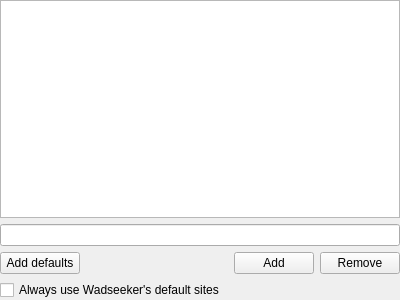
<?xml version="1.0" encoding="UTF-8"?>
<ui version="4.0">
 <class>CFGWadseekerSites</class>
 <widget class="QWidget" name="CFGWadseekerSites">
  <property name="geometry">
   <rect>
    <x>0</x>
    <y>0</y>
    <width>400</width>
    <height>300</height>
   </rect>
  </property>
  <layout class="QVBoxLayout" name="verticalLayout">
   <property name="leftMargin">
    <number>0</number>
   </property>
   <property name="topMargin">
    <number>0</number>
   </property>
   <property name="rightMargin">
    <number>0</number>
   </property>
   <property name="bottomMargin">
    <number>0</number>
   </property>
   <item>
    <widget class="QListView" name="lstUrls">
     <property name="dragEnabled">
      <bool>true</bool>
     </property>
     <property name="dragDropOverwriteMode">
      <bool>false</bool>
     </property>
     <property name="dragDropMode">
      <enum>QAbstractItemView::InternalMove</enum>
     </property>
     <property name="selectionMode">
      <enum>QAbstractItemView::ExtendedSelection</enum>
     </property>
     <property name="movement">
      <enum>QListView::Free</enum>
     </property>
    </widget>
   </item>
   <item>
    <widget class="QLineEdit" name="leUrl"/>
   </item>
   <item>
    <layout class="QHBoxLayout" name="horizontalLayout">
     <item>
      <widget class="QPushButton" name="btnUrlDefault">
       <property name="toolTip">
        <string>&lt;html&gt;&lt;head/&gt;&lt;body&gt;&lt;p&gt;Adds sites hardcoded within the Wadseeker library to the list. No URL that is currently on the list will be removed.&lt;/p&gt;&lt;/body&gt;&lt;/html&gt;</string>
       </property>
       <property name="text">
        <string>Add defaults</string>
       </property>
       <property name="icon">
        <iconset resource="../../../../media/resources.qrc">
         <normaloff>:/icons/doomseeker_plus.png</normaloff>:/icons/doomseeker_plus.png</iconset>
       </property>
      </widget>
     </item>
     <item>
      <spacer name="horizontalSpacer">
       <property name="orientation">
        <enum>Qt::Horizontal</enum>
       </property>
       <property name="sizeHint" stdset="0">
        <size>
         <width>40</width>
         <height>20</height>
        </size>
       </property>
      </spacer>
     </item>
     <item>
      <widget class="QPushButton" name="btnUrlAdd">
       <property name="text">
        <string>Add</string>
       </property>
       <property name="icon">
        <iconset resource="../../../../media/resources.qrc">
         <normaloff>:/icons/plus.png</normaloff>:/icons/plus.png</iconset>
       </property>
      </widget>
     </item>
     <item>
      <widget class="QPushButton" name="btnUrlRemove">
       <property name="text">
        <string>Remove</string>
       </property>
       <property name="icon">
        <iconset resource="../../../../media/resources.qrc">
         <normaloff>:/icons/x.png</normaloff>:/icons/x.png</iconset>
       </property>
      </widget>
     </item>
    </layout>
   </item>
   <item>
    <widget class="QCheckBox" name="cbAlwaysUseDefaultSites">
     <property name="toolTip">
      <string>&lt;html&gt;&lt;head/&gt;&lt;body&gt;&lt;p&gt;Wadseeker library comes with its own list of file storage sites. As these sites come and go the list is modified with new updates of the library. Leave this option to be always up-to-date with the current list. &lt;/p&gt;&lt;p&gt;When enabled the list of hardcoded default sites will always be used in addition to the list above.&lt;/p&gt;&lt;p&gt;When disabled only the list above is used.&lt;/p&gt;&lt;/body&gt;&lt;/html&gt;</string>
     </property>
     <property name="text">
      <string>Always use Wadseeker's default sites</string>
     </property>
    </widget>
   </item>
  </layout>
 </widget>
 <resources>
  <include location="../../../../media/resources.qrc"/>
 </resources>
 <connections/>
</ui>
